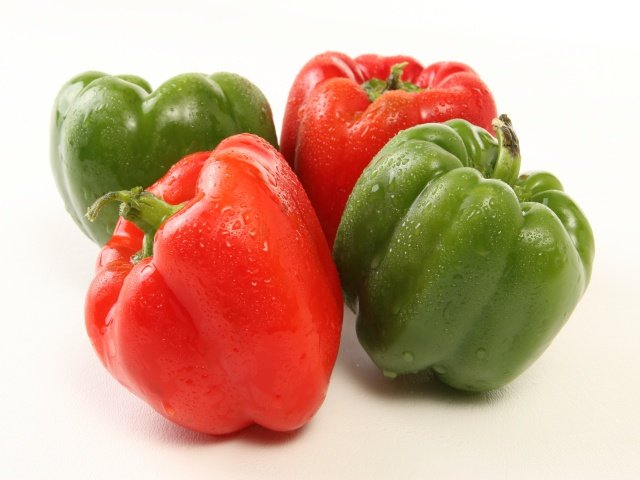
#> input picture dpu-zynq/img/bellpeppe-994958.JPEG, 640 x 480 px; its folder holds only this picture in this run
$ jupyter execute --allow-errors dpu_tf_inceptionv1.ipynb   (shell and % lines are left out)
#> lines starting #> are read from the running program, lines starting #| are printed output that depends on the picture
# DPU example: Inception_v1
----

## Aim/s
* This notebooks shows an example of DPU applications. The application,as well as the DPU IP, is pulled from the official
[Vitis AI Github Repository](https://github.com/Xilinx/Vitis-AI).

## References
* [Vitis AI Github Repository](https://www.xilinx.com/products/design-tools/vitis/vitis-ai.html).

## Last revised
* Mar 3, 2021
    * Initial revision
* Dec 17, 2021
    * Calling load_model after importing cv2 to avoid memory allocation issues on KV260
----

## 1. Prepare the overlay
We will download the overlay onto the board.

[cell 1]
from pynq_dpu import DpuOverlay
#> (the rest of this cell did not finish here and is left out)

## 2. Utility functions

In this section, we will prepare a few functions for later use.

[cell 2]
import os
import time
import numpy as np
import cv2
import matplotlib.pyplot as plt

The `load_model()` method will automatically prepare the `graph`
which is used by VART.

**Note** For the KV260 board you may see TLS memory allocation errors if cv2 gets loaded before loading the vitis libraries in the Jupyter Lab environment. Make sure to load cv2 first in these cases.

#> (a cell that did not finish here is left out)

Let's first define a few useful preprocessing functions. These functions
will make sure the DPU can take input images with arbitrary sizes.

[cell 4]
_R_MEAN = 123.68
_G_MEAN = 116.78
_B_MEAN = 103.94

MEANS = [_B_MEAN,_G_MEAN,_R_MEAN]

def resize_shortest_edge(image, size):
    H, W = image.shape[:2]
    if H >= W:
        nW = size
        nH = int(float(H)/W * size)
    else:
        nH = size
        nW = int(float(W)/H * size)
    return cv2.resize(image,(nW,nH))

def mean_image_subtraction(image, means):
    B, G, R = cv2.split(image)
    B = B - means[0]
    G = G - means[1]
    R = R - means[2]
    image = cv2.merge([R, G, B])
    return image

def BGR2RGB(image):
    B, G, R = cv2.split(image)
    image = cv2.merge([R, G, B])
    return image

def central_crop(image, crop_height, crop_width):
    image_height = image.shape[0]
    image_width = image.shape[1]
    offset_height = (image_height - crop_height) // 2
    offset_width = (image_width - crop_width) // 2
    return image[offset_height:offset_height + crop_height, offset_width:
                 offset_width + crop_width, :]

def normalize(image):
    image=image/256.0
    image=image-0.5
    image=image*2
    return image

def preprocess_fn(image, crop_height = 224, crop_width = 224):
    image = BGR2RGB(image)
    image = resize_shortest_edge(image, 256)
    image = central_crop(image, crop_height, crop_width)
    image = normalize(image)
    return image

We will also define a few functions to calculate softmax and provide
the output class after running a DPU task.

[cell 5]
def calculate_softmax(data):
    result = np.exp(data)
    return result

def predict_label(softmax):
    with open("img/words.txt", "r") as f:
        lines = f.readlines()
    return lines[np.argmax(softmax)-1]

Keep in mind that our original images are 640x480 so we need to preprocess them
later to make sure it fits our model.

[cell 6]
image_folder = 'img'
original_images = [i for i in os.listdir(image_folder) if i.endswith("JPEG")]
total_images = len(original_images)

## 3. Use VART
Now we should be able to use VART to do image classification.

#> (a cell that did not finish here is left out)

We can define a few buffers to store input and output data. They will be reused
during multiple runs.

#> (a cell that did not finish here is left out)

Remember that we have a list of `original_images`.
We can now define a new function `run()` which takes the image index as
the input, and calculate the softmax as the classification result.
With the argument `display` set to `True`, the original image as well as the
predicted label can be rendered.

It is obvious that the range of `image_index` should be [0, `total_images`-1].

[cell 9]
def run(image_index, display=False):
    preprocessed = preprocess_fn(cv2.imread(
        os.path.join(image_folder, original_images[image_index])))
    image[0,...] = preprocessed.reshape(shapeIn[1:])
    job_id = dpu.execute_async(input_data, output_data)
    dpu.wait(job_id)
    temp = [j.reshape(1, outputSize) for j in output_data]
    softmax = calculate_softmax(temp[0][0])
    if display:
        display_image = cv2.imread(os.path.join(
            image_folder, original_images[image_index]))
        _, ax = plt.subplots(1)
        _ = ax.imshow(cv2.cvtColor(display_image, cv2.COLOR_BGR2RGB))
        print("Classification: {}".format(predict_label(softmax)))

Let's run it for 1 image and print out the predicted label.

#> (a cell that did not finish here is left out)

#> in BGR2RGB, `B, G, R = cv2.split(image)`:
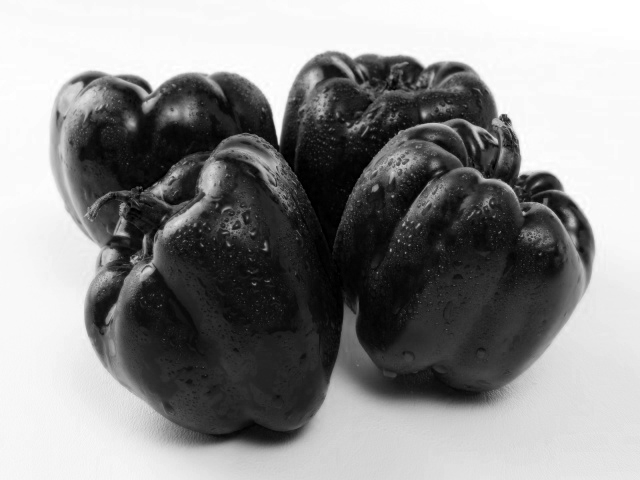
#> B: shape (480, 640); min 0, max 255, mean 141.8
#> in BGR2RGB, `B, G, R = cv2.split(image)`:
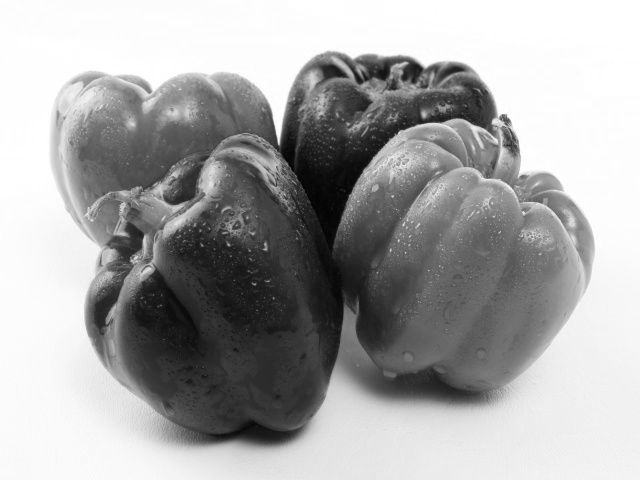
#> G: shape (480, 640); min 1, max 255, mean 167.1
#> in BGR2RGB, `B, G, R = cv2.split(image)`:
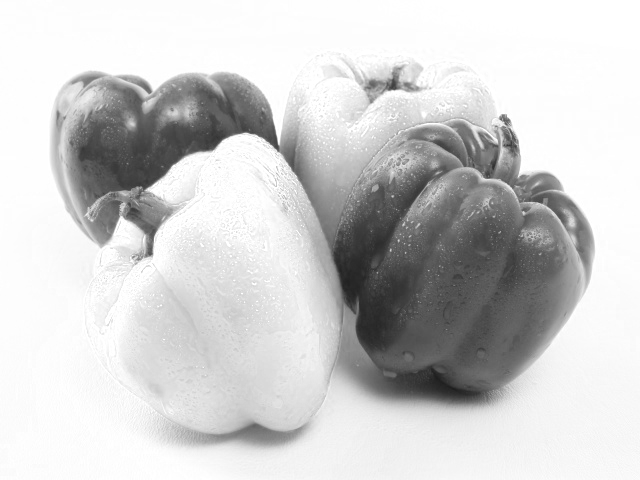
#> R: shape (480, 640); min 30, max 255, mean 206
#> in BGR2RGB, image is the input picture: shape (480, 640, 3); mean B, G, R 141.8, 167.1, 206
#> in resize_shortest_edge, `return cv2.resize(image,(nW,nH))`:
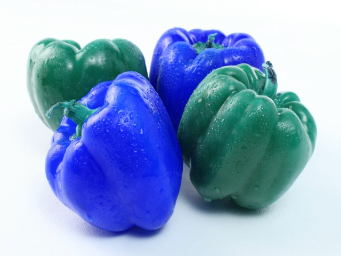
#> returned value: shape (256, 341, 3); mean of channels 0, 1, 2 205.9, 167, 141.7; drawn as B, G, R
#> in central_crop, `return image[offset_height:offset_height + crop_height, offset_width: ..`:
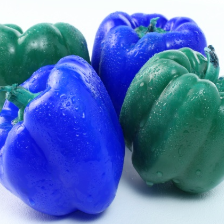
#> returned value: shape (224, 224, 3); mean of channels 0, 1, 2 182.7, 117.5, 84.5; drawn as B, G, R

We can also run it for multiple images as shown below. In this example
we have only used 1 thread; in principle, users should be able to boost
the performance by employing more threads.

[cell 11]
time1 = time.time()
#> (the rest of this cell did not finish here and is left out)

$ run again, on dpu-zynq/img/irishterrier-696543.JPEG
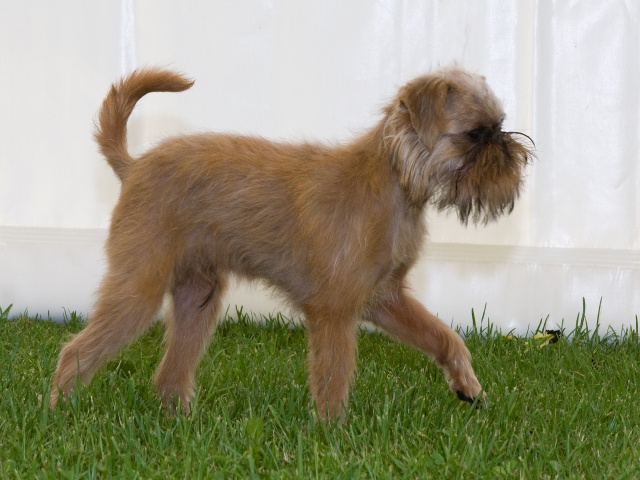
#> input picture dpu-zynq/img/irishterrier-696543.JPEG, 640 x 480 px
#> in BGR2RGB, `B, G, R = cv2.split(image)`:
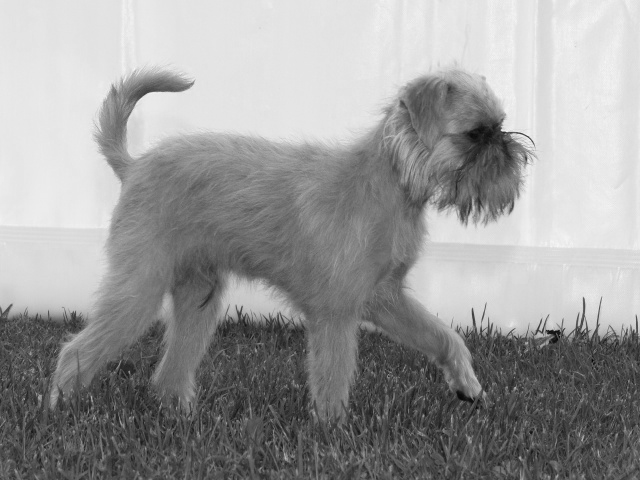
#> R: shape (480, 640); min 4, max 247, mean 153.6
#> in BGR2RGB, image is the input picture: shape (480, 640, 3); mean B, G, R 127.4, 151.3, 153.6
#> in central_crop, `return image[offset_height:offset_height + crop_height, offset_width: ..`:
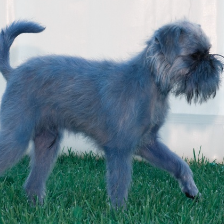
#> returned value: shape (224, 224, 3); mean of channels 0, 1, 2 139, 130.5, 104.7; drawn as B, G, R
